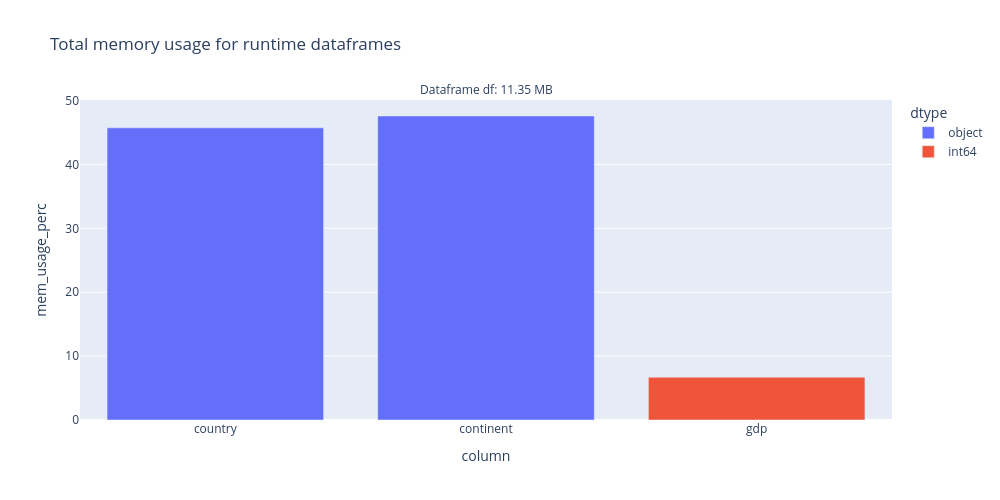

Write notebook code for a chart like this one.
### Code cell
#@title 🧮 df_memory_usage

data = {
    'country': ['USA', 'Canada', 'Germany', 'France', 'UK', 'China', 'Japan', 'India', 'Brazil', 'Australia'] * 10000,
    'continent': ['North America', 'North America', 'Europe', 'Europe', 'Europe', 'Asia', 'Asia', 'Asia', 'South America', 'Oceania'] * 10000,
    'gdp': [21137518, 1647000, 3845630, 2715518, 2825208, 14342903, 5081770, 2875142, 1444731, 1330155] * 10000
}

# Create the DataFrame
df = pd.DataFrame(data)

# Just plot, avoid storing the underlaying dataframe 

_ = df_memory_usage({'df': df}, plot_height=500, plot_width=1000)

### Figure 1 — Plotly figure (JSON) as saved in the notebook; plotly's stock layout.template omitted (floating-point values rounded to 4 significant figures)
{"data": [{"alignmentgroup": "True", "hovertemplate": "dtype=object<br>df_name=df<br>column=%{x}<br>mem_usage_perc=%{y}<extra></extra>", "legendgroup": "object", "marker": {"color": "#636efa", "pattern": {"shape": ""}}, "name": "object", "offsetgroup": "object", "orientation": "v", "showlegend": true, "textposition": "auto", "type": "bar", "visible": true, "x": ["country", "continent"], "xaxis": "x", "y": [45.73, 47.58], "yaxis": "y"}, {"alignmentgroup": "True", "hovertemplate": "dtype=int64<br>df_name=df<br>column=%{x}<br>mem_usage_perc=%{y}<extra></extra>", "legendgroup": "int64", "marker": {"color": "#EF553B", "pattern": {"shape": ""}}, "name": "int64", "offsetgroup": "int64", "orientation": "v", "showlegend": true, "textposition": "auto", "type": "bar", "x": ["gdp"], "xaxis": "x", "y": [6.7], "yaxis": "y"}], "layout": {"annotations": [{"font": {}, "showarrow": false, "text": "Dataframe df: 11.35 MB", "x": 0.5, "xanchor": "center", "xref": "paper", "y": 1, "yanchor": "bottom", "yref": "paper"}], "barmode": "relative", "height": 500, "legend": {"title": {"text": "dtype"}, "tracegroupgap": 0}, "title": {"text": "Total memory usage for runtime dataframes"}, "width": 1000, "xaxis": {"anchor": "y", "autorange": true, "domain": [0, 1], "range": [-0.5, 2.5], "title": {"text": "column"}, "type": "category"}, "yaxis": {"anchor": "x", "autorange": true, "domain": [0, 1], "range": [0, 50.08], "title": {"text": "mem_usage_perc"}, "type": "linear"}}}
